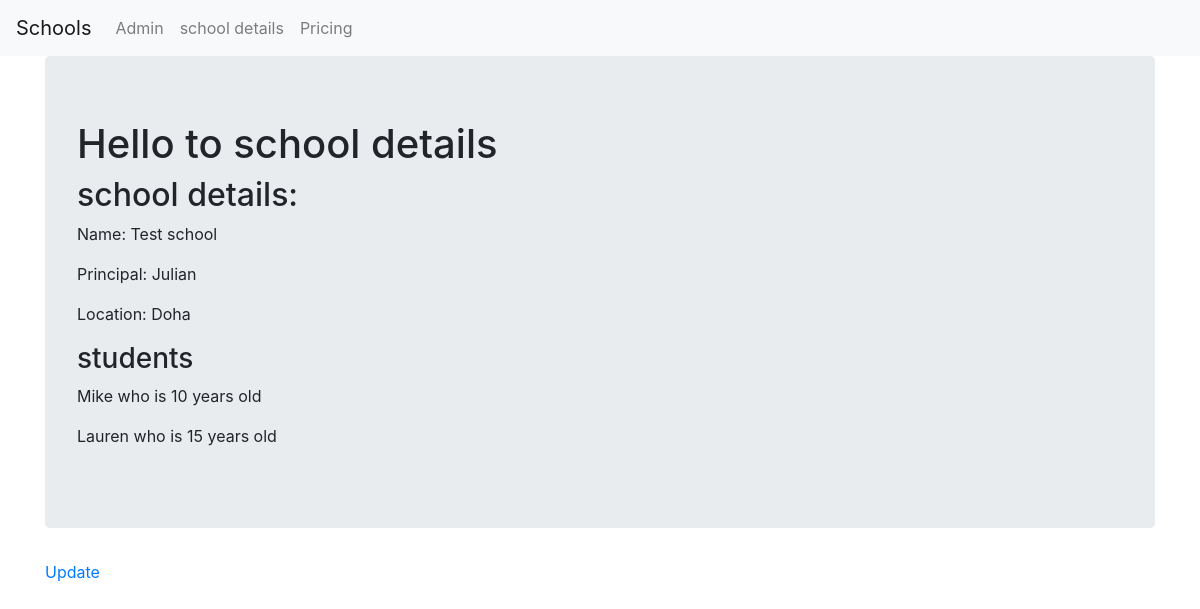
The app's page /first_app/1/ with its own data.
### first_app/models.py (models this page shows, shortened)
class School(models.Model):
    name = models.CharField(max_length=256)
    principal = models.CharField(max_length=256)
    location = models.CharField(max_length=256)

class Student(models.Model):
    name = models.CharField(max_length=256)
    age = models.PositiveIntegerField()
    school = models.ForeignKey(School,on_delete = models.CASCADE,related_name='students')

### first_app/views.py (the view)
# urls.py: path('<int:pk>/',views.SchoolDetailView.as_view(),name='detail'),
class SchoolDetailView(DetailView):
    context_object_name = 'school_detail'
    model = models.School
    template_name = 'first_app/school_detail.html'

### first_app/templates/first_app/school_detail.html
{% extends 'first_app/first_app_base.html' %}
{% block body_block %}
<div class = "jumbotron">
    <h1>Hello to school details</h1>
    <h2>school details:</h2>
    <p>Name: {{school_detail.name}}</p>
    <p>Principal: {{school_detail.principal}}</p>
    <p>Location: {{school_detail.location}}</p>
    <h3>students</h3>
    {% for student in school_detail.students.all  %}
    <p>{{student.name}} who is {{student.age}} years old</p>
    {% endfor %}
</div>
<div calss = "container">
    <p calss='btn btn-warning'><a calss='btn btn-warning' href = "{% url 'first_app:update' pk=school_detail.pk%}">Update</a></p>
</div>
{% endblock  %}

### records on screen
School: name "Test school", principal "Julian", location "Doha"
Student: name "Mike", age "10"
Student: name "Lauren", age "15"
